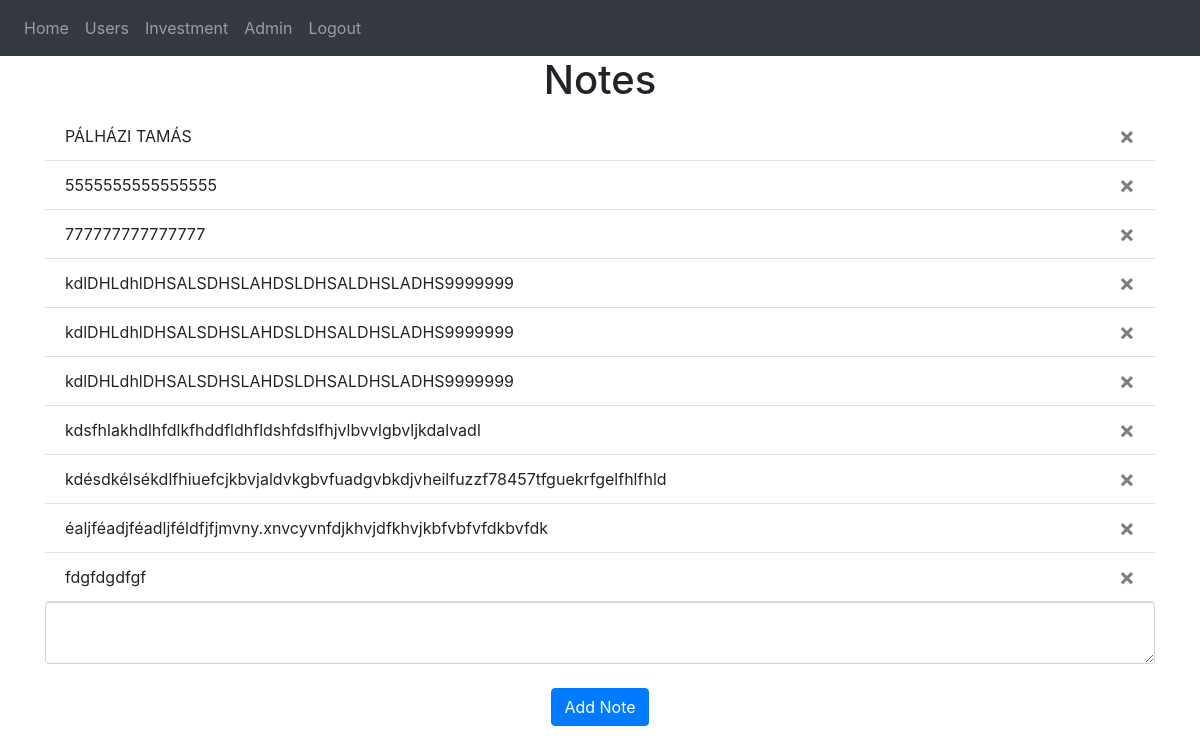
/ (signed in), run on an earlier commit of the app's database.
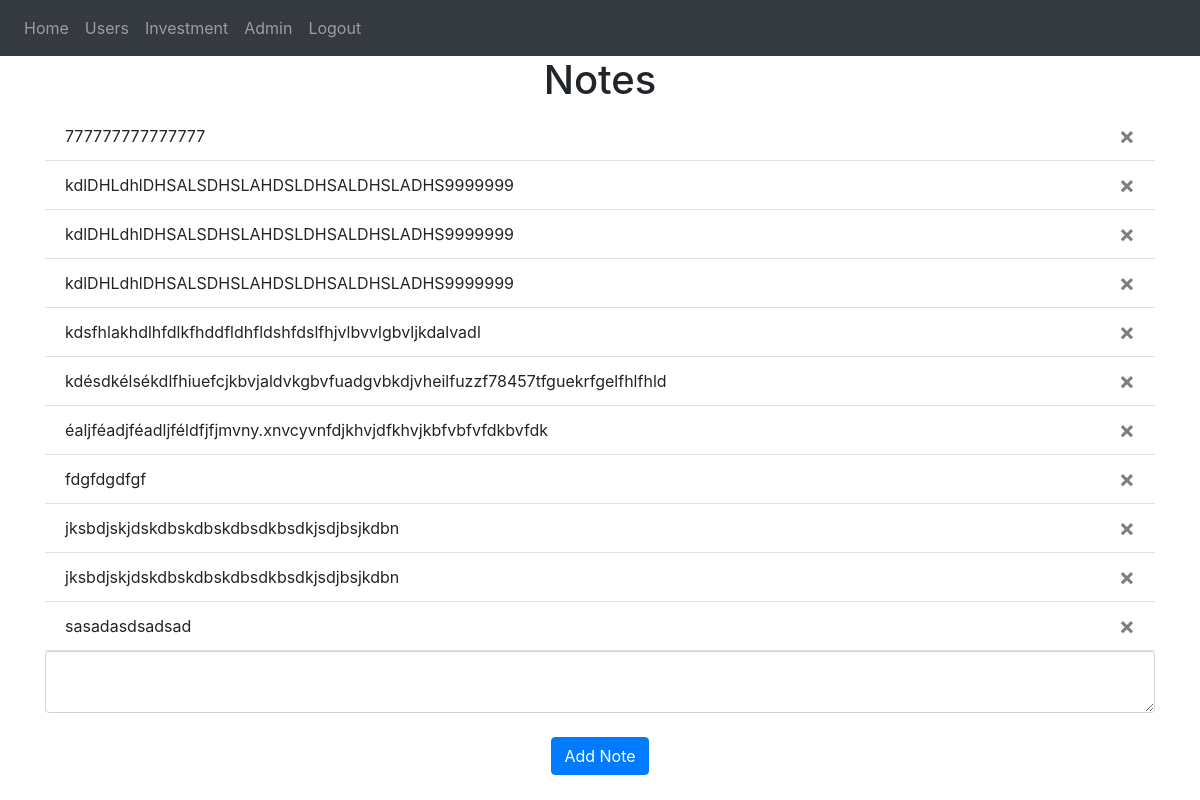
And on a later commit of the database.
### website/models.py (models this page shows)
class Note(db.Model):
    id = db.Column(db.Integer, primary_key=True)
    data = db.Column(db.String(10000))
    date = db.Column(db.DateTime(timezone=True), default=func.now())
    user_id = db.Column(db.Integer, db.ForeignKey('user.id'))

### website/views.py (the view, shortened to what this page needs)
@views.route('/', methods=['GET', 'POST'])
@login_required
def home():
    return render_template("home.html", user=current_user)

### website/__init__.py (called while the page is built)
def create_app():
    app = Flask(__name__)
    app.config['SECRET_KEY'] = 'hjshjhdjah kjshkjdhjs'
    app.config['SQLALCHEMY_DATABASE_URI'] = f'sqlite:///{DB_NAME}'
    db.init_app(app)
    from .views import views
    from .auth import auth
    app.register_blueprint(views, url_prefix='/')
    app.register_blueprint(auth, url_prefix='/')
    from .models import User, Note
    with app.app_context():
        db.create_all()
    login_manager = LoginManager()
    login_manager.login_view = 'auth.login'
    login_manager.init_app(app)
    @login_manager.user_loader
    def load_user(id):
        return User.query.get(int(id))
    return app

### website/templates/home.html
{% extends "base.html" %} {% block title %}Home{% endblock %} {% block content
%}
<h1 align="center">Notes</h1>
<ul class="list-group list-group-flush" id="notes">
  {% for note in user.notes %}
  <li class="list-group-item">
    {{ note.data }}
    <button type="button" class="close" onClick="deleteNote({{ note.id }})">
      <span aria-hidden="true">&times;</span>
    </button>
  </li>
  {% endfor %}
</ul>
<form method="POST">
  <textarea name="note" id="note" class="form-control"></textarea>
  <br />
  <div align="center">
    <button type="submit" class="btn btn-primary">Add Note</button>
  </div>
</form>
{% endblock %}

What changed in the data, as far as the page shows it:
removed Note: data "PÁLHÁZI TAMÁS"
removed Note: data "5555555555555555"
added Note: data "jksbdjskjdskdbskdbskdbsdkbsdkjsdjbsjkdbn"
added Note: data "jksbdjskjdskdbskdbskdbsdkbsdkjsdjbsjkdbn"
added Note: data "sasadasdsadsad"
